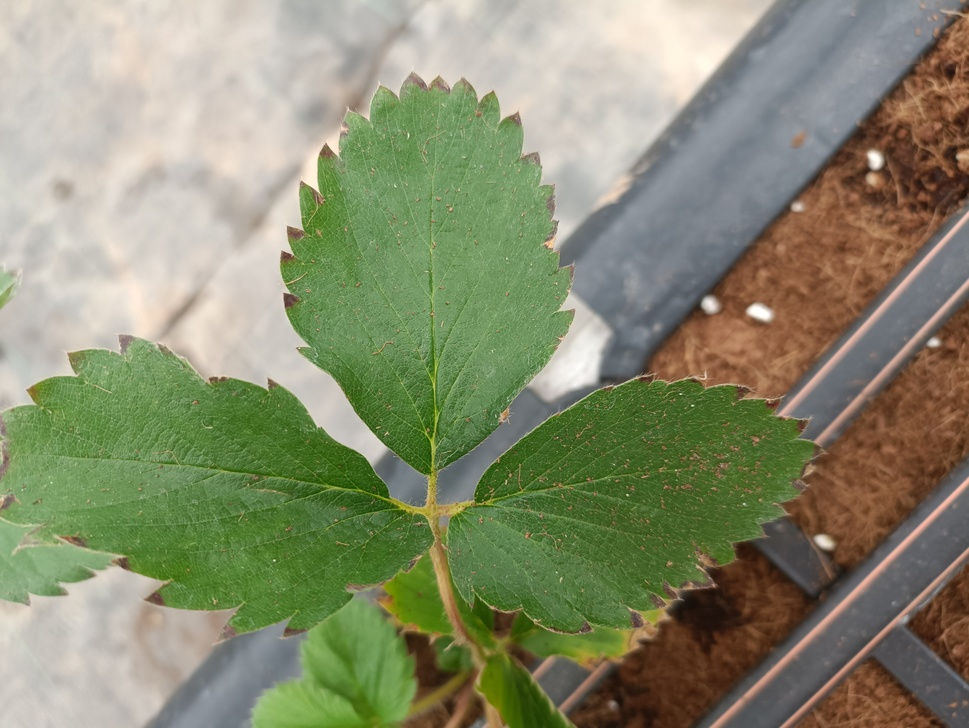
#> input picture test_pic/leaf_test/10.jpg, 969 x 728 px, shrunk from 4624 x 3472 before the run
$ python equ.py
#> lines starting #> are read from the running program, lines starting #| are printed output that depends on the picture
import cv2
import numpy as np

# 读取图像
# image = cv2.imread('test_pic/leaf_test/0005_02.jpg')
# image = cv2.imread('test_pic/leaf_test/0000_00.jpg')
image = cv2.imread('test_pic/leaf_test/10.jpg')
#> image is the input picture: shape (728, 969, 3); mean B, G, R 111.4, 140.3, 136.4

# 转换到HSV空间
hsv_image = cv2.cvtColor(image, cv2.COLOR_BGR2HSV)
#> hsv_image: shape (728, 969, 3); mean H, S, V 39.7, 81, 150.1

# 提取V通道
h, s, v = cv2.split(hsv_image)
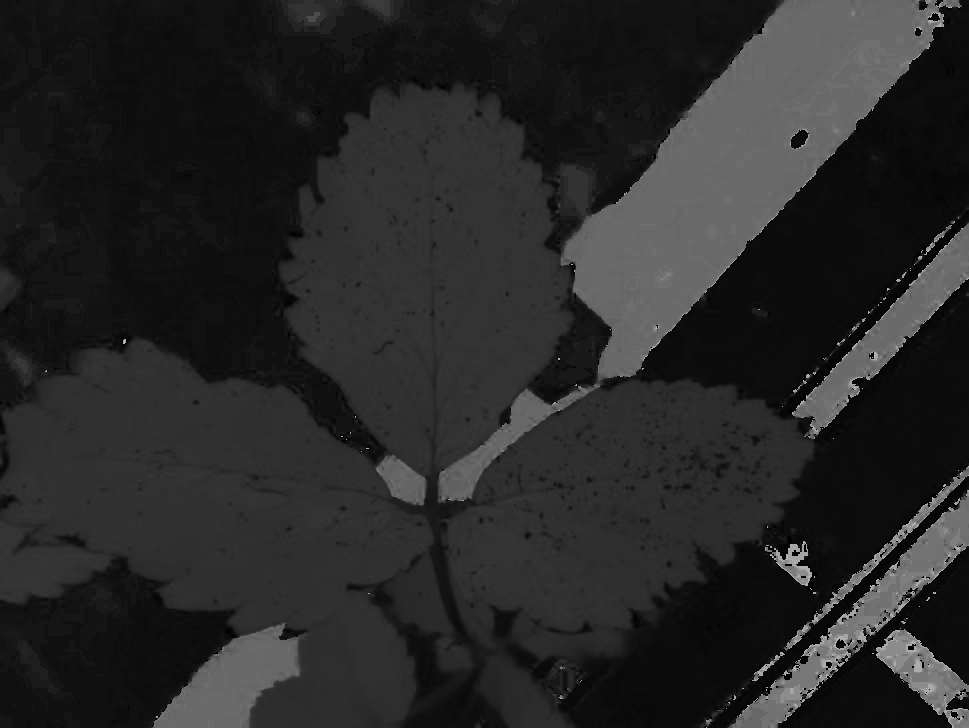
#> h: shape (728, 969); min 0, max 179, mean 39.7
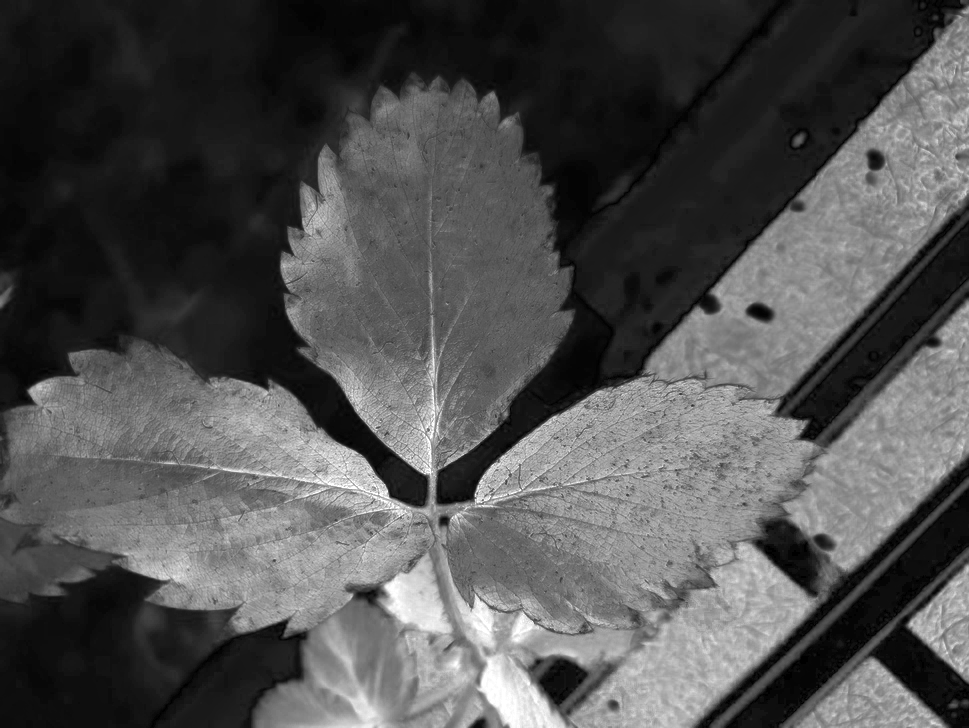
#> s: shape (728, 969); min 0, max 255, mean 81
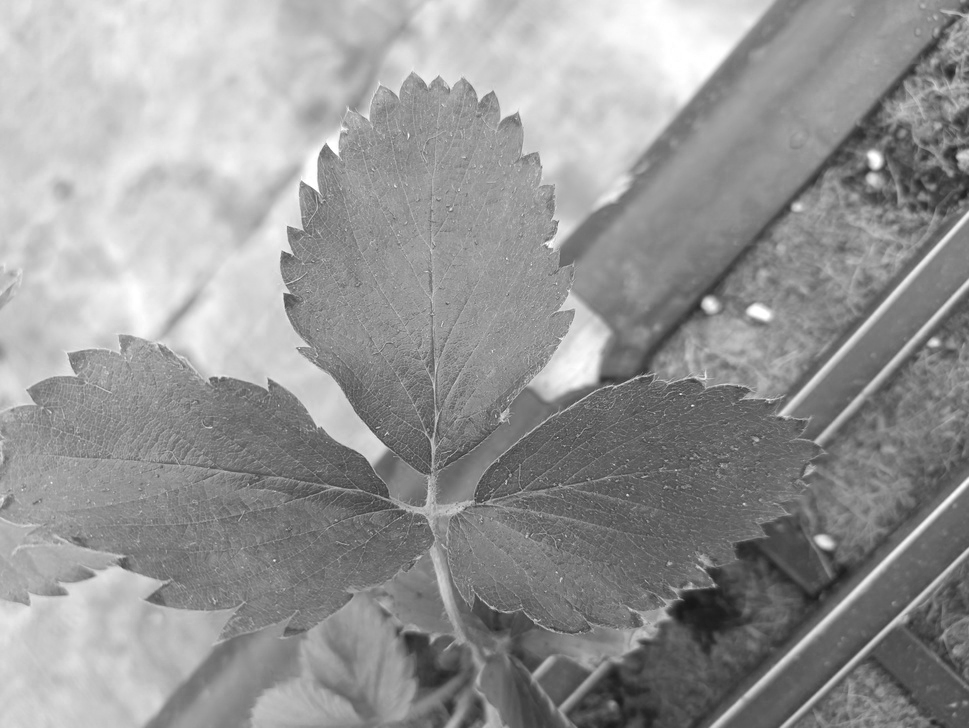
#> v: shape (728, 969); min 22, max 255, mean 150.1
# 对V通道进行均衡化
v_eq = cv2.equalizeHist(v)
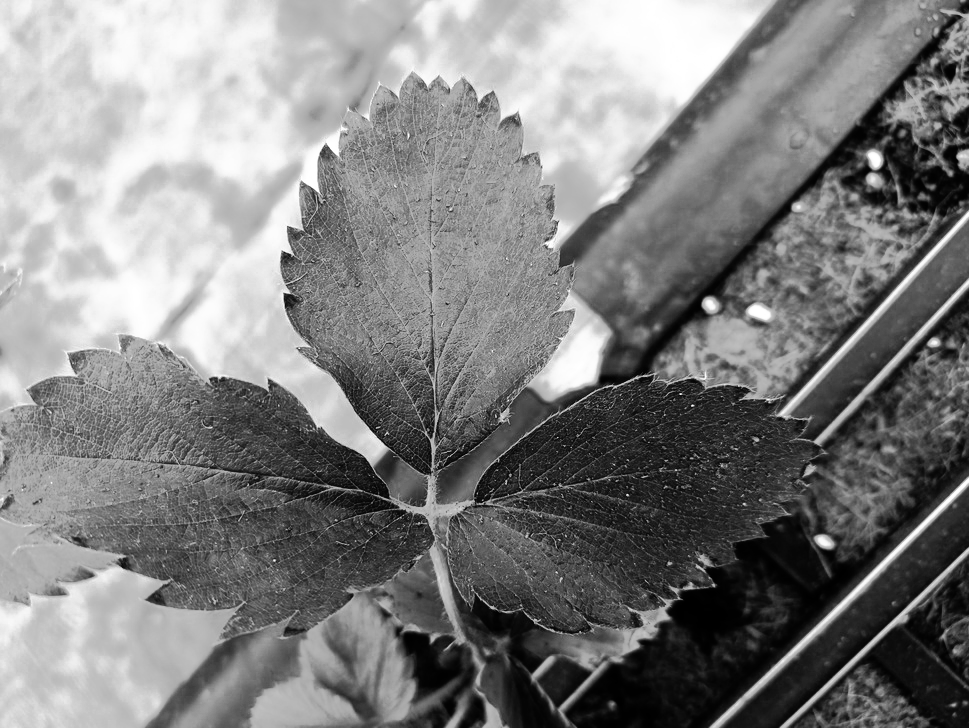
#> v_eq: shape (728, 969); min 0, max 255, mean 128.3

# 合并通道
hsv_eq = cv2.merge((h, s, v_eq))
#> hsv_eq: shape (728, 969, 3); mean H, S, V 39.7, 81, 128.3

# 转换回BGR空间
result_image = cv2.cvtColor(hsv_eq, cv2.COLOR_HSV2BGR)
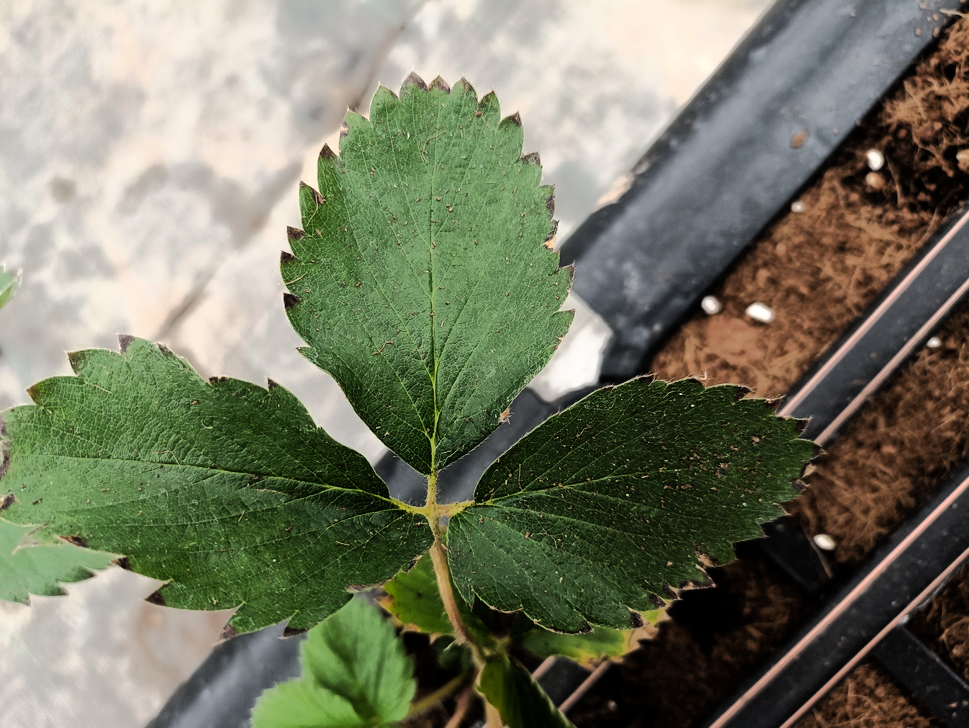
#> result_image: shape (728, 969, 3); mean B, G, R 99.8, 120.9, 118

# 显示结果
cv2.namedWindow('Original Image', 0)
cv2.namedWindow('Equalized Image', 0)
cv2.imshow('Original Image', image)
cv2.imshow('Equalized Image', result_image)
cv2.waitKey(0)
cv2.destroyAllWindows()

$ run again, with test_pic/leaf_test/15.jpg copied over test_pic/leaf_test/10.jpg
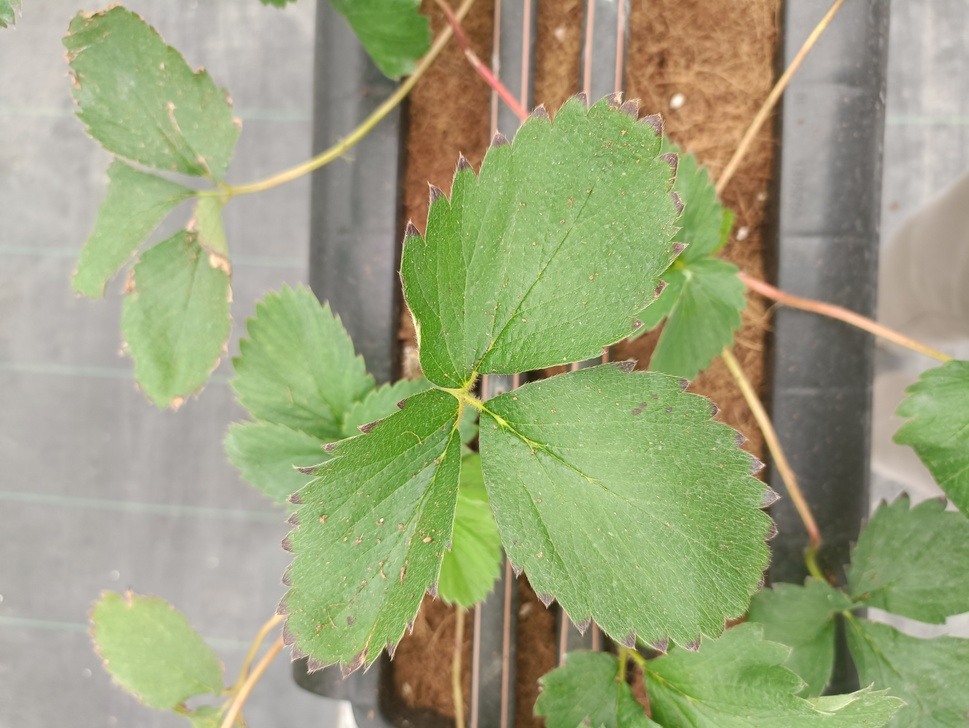
#> input picture test_pic/leaf_test/15.jpg, 969 x 728 px, shrunk from 4624 x 3472 before the run
#> image is the input picture: shape (728, 969, 3); mean B, G, R 124.9, 163.1, 156.2
#> hsv_image: shape (728, 969, 3); mean H, S, V 29.6, 68.9, 170.1
#> `v_eq = cv2.equalizeHist(v)`:
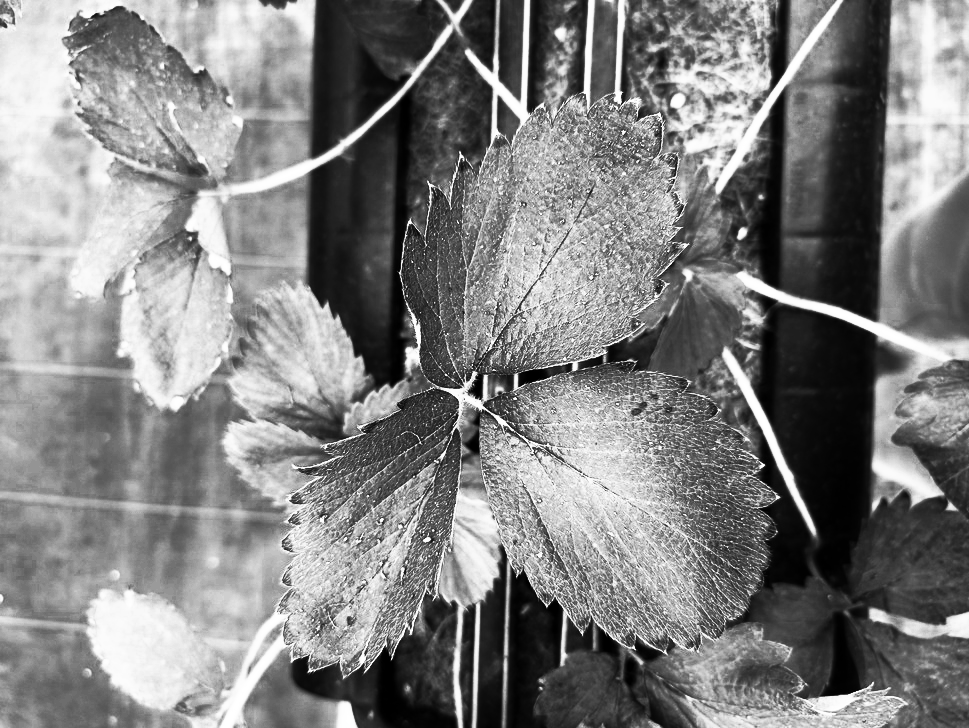
#> v_eq: shape (728, 969); min 0, max 255, mean 129.1
#> hsv_eq: shape (728, 969, 3); mean H, S, V 29.6, 68.9, 129.1
#> `result_image = cv2.cvtColor(hsv_eq, cv2.COLOR_HSV2BGR)`:
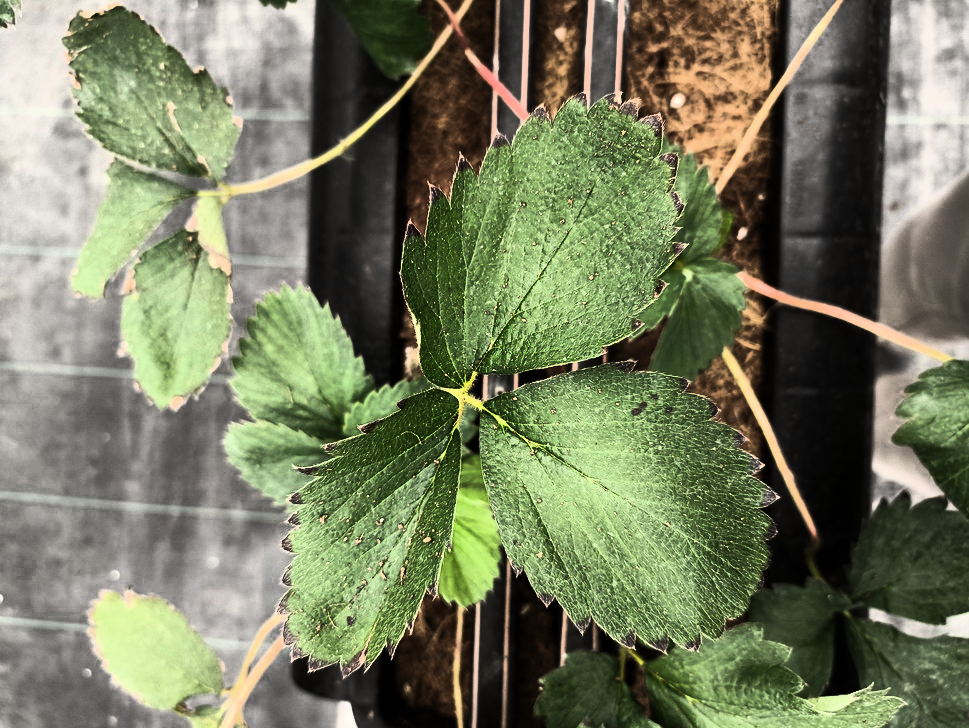
#> result_image: shape (728, 969, 3); mean B, G, R 96.3, 124.3, 118.5
